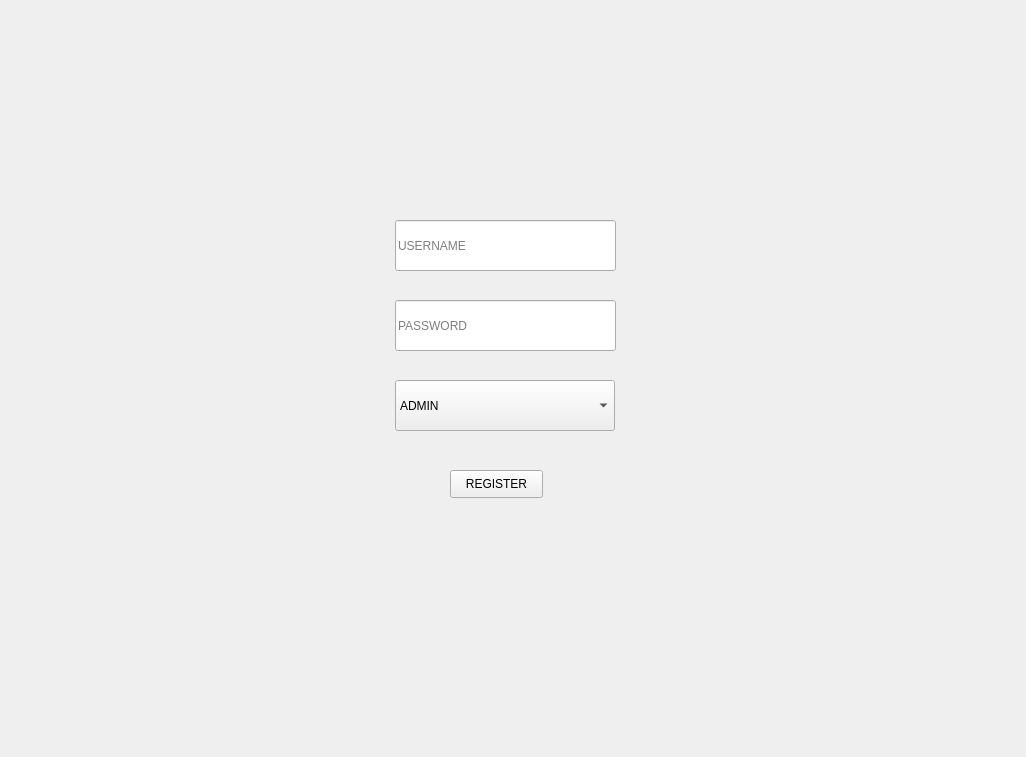
<?xml version="1.0" encoding="UTF-8"?>
<ui version="4.0">
 <class>Form</class>
 <widget class="QWidget" name="Form">
  <property name="geometry">
   <rect>
    <x>0</x>
    <y>0</y>
    <width>1026</width>
    <height>757</height>
   </rect>
  </property>
  <property name="windowTitle">
   <string>Form</string>
  </property>
  <widget class="QWidget" name="widget" native="true">
   <property name="geometry">
    <rect>
     <x>0</x>
     <y>0</y>
     <width>1031</width>
     <height>751</height>
    </rect>
   </property>
   <property name="styleSheet">
    <string notr="true"/>
   </property>
   <widget class="QLineEdit" name="username">
    <property name="geometry">
     <rect>
      <x>395</x>
      <y>220</y>
      <width>221</width>
      <height>51</height>
     </rect>
    </property>
    <property name="placeholderText">
     <string>USERNAME</string>
    </property>
   </widget>
   <widget class="QLineEdit" name="password">
    <property name="geometry">
     <rect>
      <x>395</x>
      <y>300</y>
      <width>221</width>
      <height>51</height>
     </rect>
    </property>
    <property name="placeholderText">
     <string>PASSWORD</string>
    </property>
   </widget>
   <widget class="QPushButton" name="register_2">
    <property name="geometry">
     <rect>
      <x>450</x>
      <y>470</y>
      <width>93</width>
      <height>28</height>
     </rect>
    </property>
    <property name="text">
     <string>REGISTER</string>
    </property>
   </widget>
   <widget class="QComboBox" name="role">
    <property name="geometry">
     <rect>
      <x>395</x>
      <y>380</y>
      <width>220</width>
      <height>51</height>
     </rect>
    </property>
    <property name="sizePolicy">
     <sizepolicy hsizetype="Preferred" vsizetype="Fixed">
      <horstretch>0</horstretch>
      <verstretch>0</verstretch>
     </sizepolicy>
    </property>
    <property name="layoutDirection">
     <enum>Qt::LeftToRight</enum>
    </property>
    <property name="inputMethodHints">
     <set>Qt::ImhNoEditMenu</set>
    </property>
    <item>
     <property name="text">
      <string>ADMIN</string>
     </property>
    </item>
    <item>
     <property name="text">
      <string>MANAGER</string>
     </property>
    </item>
    <item>
     <property name="text">
      <string>USER</string>
     </property>
    </item>
   </widget>
  </widget>
 </widget>
 <resources/>
 <connections/>
</ui>
